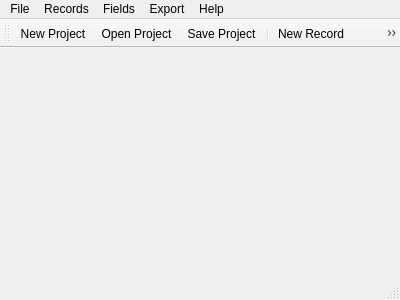
<?xml version="1.0" encoding="UTF-8"?>
<ui version="4.0">
 <class>MainWindow</class>
 <widget class="QMainWindow" name="MainWindow">
  <property name="geometry">
   <rect>
    <x>0</x>
    <y>0</y>
    <width>400</width>
    <height>300</height>
   </rect>
  </property>
  <property name="windowTitle">
   <string>Tome 0.2.0</string>
  </property>
  <widget class="QWidget" name="centralWidget">
   <layout class="QGridLayout" name="gridLayout">
    <item row="0" column="0">
     <widget class="QSplitter" name="splitter">
      <property name="orientation">
       <enum>Qt::Horizontal</enum>
      </property>
     </widget>
    </item>
   </layout>
  </widget>
  <widget class="QMenuBar" name="menuBar">
   <property name="geometry">
    <rect>
     <x>0</x>
     <y>0</y>
     <width>400</width>
     <height>21</height>
    </rect>
   </property>
   <widget class="QMenu" name="menuFile">
    <property name="title">
     <string>File</string>
    </property>
    <widget class="QMenu" name="menuRecent_Projects">
     <property name="title">
      <string>Recent Projects</string>
     </property>
    </widget>
    <addaction name="actionNew_Project"/>
    <addaction name="separator"/>
    <addaction name="actionOpen_Project"/>
    <addaction name="actionSave_Project"/>
    <addaction name="separator"/>
    <addaction name="menuRecent_Projects"/>
    <addaction name="separator"/>
    <addaction name="actionExit"/>
   </widget>
   <widget class="QMenu" name="menuHelp">
    <property name="title">
     <string>Help</string>
    </property>
    <addaction name="actionAbout"/>
    <addaction name="separator"/>
    <addaction name="actionManual"/>
    <addaction name="separator"/>
    <addaction name="actionReport_a_Bug"/>
    <addaction name="separator"/>
    <addaction name="actionReleases"/>
   </widget>
   <widget class="QMenu" name="menuFields">
    <property name="title">
     <string>Fields</string>
    </property>
    <addaction name="actionManage_Components"/>
    <addaction name="actionField_Definions"/>
    <addaction name="actionManage_Custom_Types"/>
   </widget>
   <widget class="QMenu" name="menuRecords">
    <property name="title">
     <string>Records</string>
    </property>
    <addaction name="actionNew_Record"/>
    <addaction name="actionEdit_Record"/>
    <addaction name="actionRemove_Record"/>
   </widget>
   <widget class="QMenu" name="menuExport">
    <property name="title">
     <string>Export</string>
    </property>
   </widget>
   <addaction name="menuFile"/>
   <addaction name="menuRecords"/>
   <addaction name="menuFields"/>
   <addaction name="menuExport"/>
   <addaction name="menuHelp"/>
  </widget>
  <widget class="QToolBar" name="mainToolBar">
   <attribute name="toolBarArea">
    <enum>TopToolBarArea</enum>
   </attribute>
   <attribute name="toolBarBreak">
    <bool>false</bool>
   </attribute>
   <addaction name="actionNew_Project"/>
   <addaction name="actionOpen_Project"/>
   <addaction name="actionSave_Project"/>
   <addaction name="separator"/>
   <addaction name="actionNew_Record"/>
   <addaction name="actionRemove_Record"/>
  </widget>
  <widget class="QStatusBar" name="statusBar"/>
  <action name="actionExit">
   <property name="text">
    <string>Exit</string>
   </property>
   <property name="shortcut">
    <string>Ctrl+Q</string>
   </property>
  </action>
  <action name="actionAbout">
   <property name="text">
    <string>About...</string>
   </property>
  </action>
  <action name="actionNew_Project">
   <property name="icon">
    <iconset>
     <normalon>:/Media/Icons/NewFile_6276.png</normalon>
    </iconset>
   </property>
   <property name="text">
    <string>New Project...</string>
   </property>
  </action>
  <action name="actionSave_Project">
   <property name="icon">
    <iconset>
     <normalon>:/Media/Icons/Saveall_6518.png</normalon>
    </iconset>
   </property>
   <property name="text">
    <string>Save Project</string>
   </property>
   <property name="shortcut">
    <string>Ctrl+S</string>
   </property>
  </action>
  <action name="actionOpen_Project">
   <property name="icon">
    <iconset>
     <normalon>:/Media/Icons/Open_6529.png</normalon>
    </iconset>
   </property>
   <property name="text">
    <string>Open Project...</string>
   </property>
   <property name="shortcut">
    <string>Ctrl+O</string>
   </property>
  </action>
  <action name="actionField_Definions">
   <property name="text">
    <string>Manage Field Definitions...</string>
   </property>
  </action>
  <action name="actionNew_Record">
   <property name="icon">
    <iconset>
     <normalon>:/Media/Icons/AddUsingNamespace_6782.png</normalon>
    </iconset>
   </property>
   <property name="text">
    <string>New Record...</string>
   </property>
   <property name="shortcut">
    <string>Ctrl+N</string>
   </property>
  </action>
  <action name="actionEdit_Record">
   <property name="text">
    <string>Edit Record...</string>
   </property>
   <property name="shortcut">
    <string>Return</string>
   </property>
  </action>
  <action name="actionRemove_Record">
   <property name="icon">
    <iconset>
     <normalon>:/Media/Icons/RemoveUsingNamespace_10480.png</normalon>
    </iconset>
   </property>
   <property name="text">
    <string>Delete Record</string>
   </property>
   <property name="toolTip">
    <string>Delete Record</string>
   </property>
   <property name="shortcut">
    <string>Del</string>
   </property>
  </action>
  <action name="actionManage_Components">
   <property name="text">
    <string>Manage Components...</string>
   </property>
  </action>
  <action name="actionManage_Custom_Types">
   <property name="text">
    <string>Manage Custom Types...</string>
   </property>
  </action>
  <action name="actionManual">
   <property name="text">
    <string>Manual</string>
   </property>
   <property name="shortcut">
    <string>F1</string>
   </property>
  </action>
  <action name="actionReport_a_Bug">
   <property name="text">
    <string>Report a Bug</string>
   </property>
  </action>
  <action name="actionReleases">
   <property name="text">
    <string>Releases</string>
   </property>
  </action>
 </widget>
 <layoutdefault spacing="6" margin="11"/>
 <resources/>
 <connections/>
</ui>
